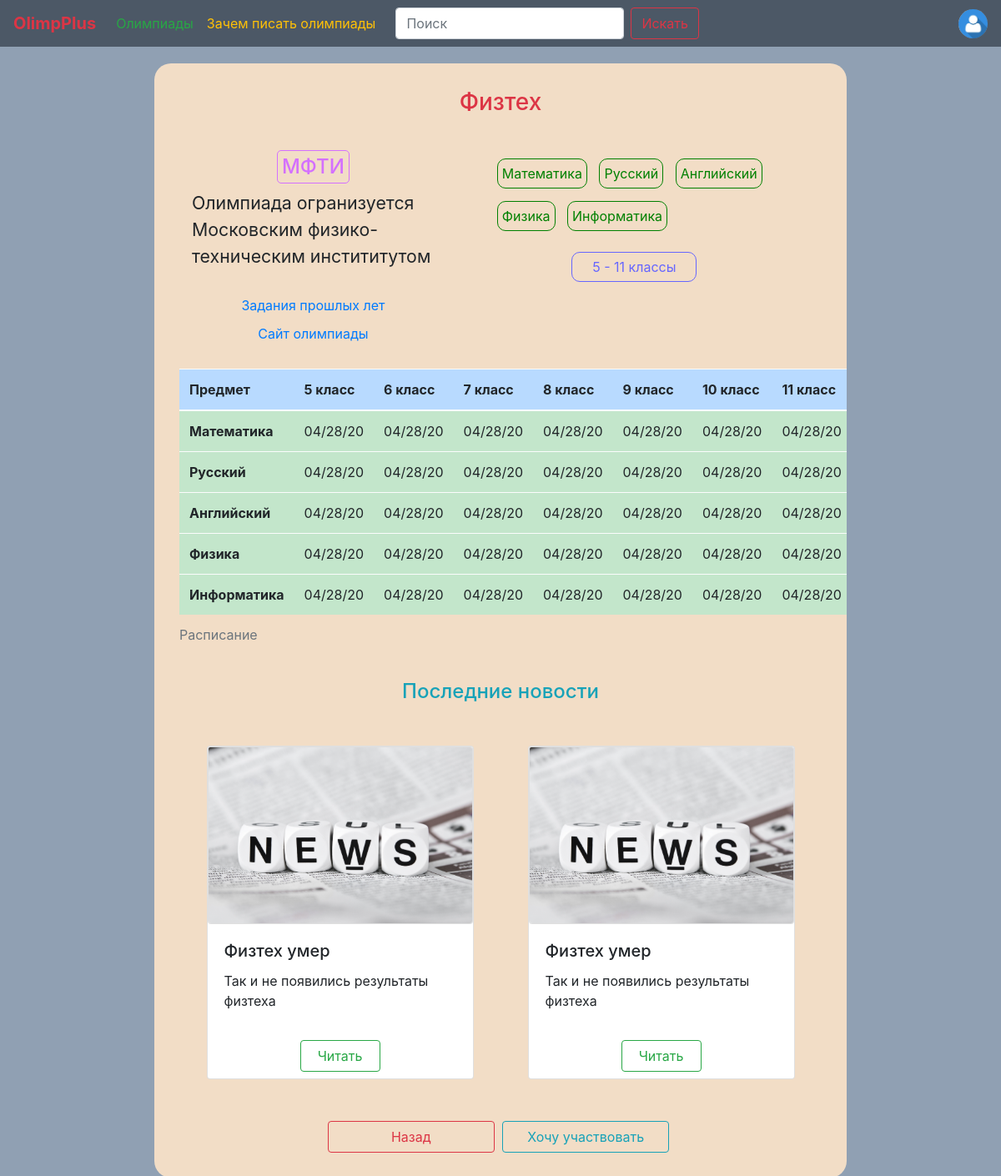
Page /particular_olimpiad/1 (signed in) on the committed database.
### data/tables/user.py (models this page shows, shortened)
class User(SqlAlchemyBase, UserMixin):
    __tablename__ = 'users'
    id = sqlalchemy.Column(sqlalchemy.Integer, primary_key=True, autoincrement=True)
    name = sqlalchemy.Column(sqlalchemy.String)
    surname = sqlalchemy.Column(sqlalchemy.String)
    fatherhood = sqlalchemy.Column(sqlalchemy.String)
    grade = sqlalchemy.Column(sqlalchemy.Integer)
    photo = sqlalchemy.Column(sqlalchemy.String)
    olimpiads = orm.relationship('Olimpiad', secondary='user_to_olimpiad', backref="users")
    email = sqlalchemy.Column(sqlalchemy.String)
    password = sqlalchemy.Column(sqlalchemy.String)

### data/tables/olimpiadsGroup.py (models this page shows, shortened)
class OlimpiadsGroup(SqlAlchemyBase):
    __tablename__ = 'olimpiads_groups'
    id = sqlalchemy.Column(sqlalchemy.Integer, primary_key=True, autoincrement=True)
    name = sqlalchemy.Column(sqlalchemy.String)
    organizer = sqlalchemy.Column(sqlalchemy.String)
    description = sqlalchemy.Column(sqlalchemy.String)
    subjects = sqlalchemy.Column(sqlalchemy.String)
    grades = sqlalchemy.Column(sqlalchemy.String)
    grades_description = sqlalchemy.Column(sqlalchemy.String)
    link = sqlalchemy.Column(sqlalchemy.String)
    cities = sqlalchemy.Column(sqlalchemy.String)
    photo = sqlalchemy.Column(sqlalchemy.String)
    news = orm.relationship('OlimpiadsGroupNews', backref='olimpiads_group_news')
    olimpiads = orm.relationship('Olimpiad', backref='olimpiads_group')

### data/tables/olimpiad.py (models this page shows, shortened)
class Olimpiad(SqlAlchemyBase):
    __tablename__ = 'olimpiads'
    id = sqlalchemy.Column(sqlalchemy.Integer, primary_key=True, autoincrement=True)
    subject = sqlalchemy.Column(sqlalchemy.String)
    grade = sqlalchemy.Column(sqlalchemy.String)
    city = sqlalchemy.Column(sqlalchemy.String)
    tasks = sqlalchemy.Column(sqlalchemy.String)
    results = sqlalchemy.Column(sqlalchemy.String)
    olimpiads_group_id = sqlalchemy.Column(sqlalchemy.Integer, sqlalchemy.ForeignKey('olimpiads_groups.id'))
    registration_data = orm.relation("OlimpiadRegistration", backref='olimpiad', uselist=False)

### data/tables/olimpiadRegistration.py (models this page shows, shortened)
class OlimpiadRegistration(SqlAlchemyBase):
    __tablename__ = 'olimpiads_registration'
    id = sqlalchemy.Column(sqlalchemy.Integer, primary_key=True, autoincrement=True)
    date = sqlalchemy.Column(sqlalchemy.DateTime)
    documents = sqlalchemy.Column(sqlalchemy.String)
    address = sqlalchemy.Column(sqlalchemy.String)
    olimpiad_id = sqlalchemy.Column(sqlalchemy.Integer, sqlalchemy.ForeignKey('olimpiads.id'))

### data/tables/olimpiadsGroupNews.py (models this page shows)
class OlimpiadsGroupNews(SqlAlchemyBase):
    __tablename__ = 'olimpiad_group_news'
    id = sqlalchemy.Column(sqlalchemy.Integer, primary_key=True, autoincrement=True)
    title = sqlalchemy.Column(sqlalchemy.String)
    description = sqlalchemy.Column(sqlalchemy.String)
    text = sqlalchemy.Column(sqlalchemy.String)
    photo = sqlalchemy.Column(sqlalchemy.String)
    date = sqlalchemy.Column(sqlalchemy.DateTime, default=datetime.datetime.now)
    olimpiad_group_id = sqlalchemy.Column(sqlalchemy.Integer, sqlalchemy.ForeignKey('olimpiads_groups.id'))

### main.py (the view)
@app.route('/particular_olimpiad/<int:olimpiad_id>')
def particular_olimpiad(olimpiad_id):
    db_session = create_session()
    item = db_session.query(OlimpiadsGroup).filter(OlimpiadsGroup.id == olimpiad_id).first()
    subjects = item.subjects.split(', ')
    all_news = sorted(db_session.query(OlimpiadsGroupNews).filter(
        OlimpiadsGroupNews.olimpiad_group_id == olimpiad_id).all(), key=lambda x: x.date)
    news_in_rows = []
    for i in range(0, min(len(all_news), 2), 2):
        news_in_rows.append(all_news[i: min(len(all_news), i + 2)])
    timetable = TimeTable(item.grades, item.subjects)
    for olimpiad in item.olimpiads:
        timetable.add(olimpiad.subject, olimpiad.grade, olimpiad.registration_data.date)
    return render_template("particular_olimpiad.html", olimpiad=item, subjects=subjects,
                           news=news_in_rows, timetable=timetable)

### data/database/all_for_session.py (called while the page is built)
def create_session() -> Session:
    global __factory
    return __factory()

### main.py (called while the page is built)
@login_manager.user_loader
def load_user(user):
    db_session = create_session()
    return db_session.query(User).get(user)

### useful_classes.py (called while the page is built)
    def add(self, subject, grade, value):
        self.empty = False
        if subject in self.dates:
            self.dates[subject][grade] = value
        else:
            self.dates[subject] = {grade: value}

### templates/particular_olimpiad.html (shortened to what this page needs)
{% extends "base.html" %}
{% block content %}
    <div class="info_block" style="background-color: #f2ddc6">
        <h3 class="text-center text-danger">{{ olimpiad.name }}</h3>
        <div class="container">
            <div class="row" style="margin-top: 40px">
                <div class="col-5">
                    <div align="center">
                        <h4 class="organizer_el" style="display:inline-block">
                            {{ olimpiad.organizer }}
                        </h4>
                    </div>
                    <p style="font-size: 16pt">{{ olimpiad.description }}</p>
                    <div class="text-center" style="margin-top: 30px">
                        <a href="../tasks/{{ olimpiad.id }}" class="card-link">Задания прошлых лет</a>
                    </div>
                    <div class="text-center" style="margin-top: 10px">
                        <a href="{{ olimpiad.link }}" class="card-link">Сайт олимпиады</a>
                    </div>
                </div>
                <div class="col">
                    <ul>
                        {% for s in subjects %}
                            <li class="subject_el">{{ s }}</li>
                        {% endfor %}
                    </ul>
                    <div class="text-center grade_el" style="margin-top: 20px">
                        {{ olimpiad.grades_description }}
                    </div>
                </div>
            </div>
        </div>
        {% if not timetable.empty %}
            <table class="table table-light table-hover" style="margin-top: 30px">
                <caption>Расписание</caption>
                <thead>
                    <tr class="table-primary">
                        <th scope="col">Предмет</th>
                        {% for grade in timetable.grades %}
                            <th scope="col">{{ grade }} класс</th>
                        {% endfor %}
                    </tr>
                </thead>
                <tbody>
                    {% for subject, grades in timetable.dates.items() %}
                    <tr class="table-success">
                        <th scope="row">{{ subject }}</th>
                        {% for grade, value in grades.items() %}
                            <td>{{ value.strftime("%D") }}</td>
                        {% endfor %}
                    </tr>
                    {% endfor %}
                </tbody>
            </table>
        {% endif %}
        {% if news %}
            <h4 class="text-center text-info" style="margin-top: 30px">Последние новости</h4>
            <div class="container" style="margin-top: 50px">
                {% for row in news %}
                    <div class="row justify-content-between" style="margin-top: 30px; margin-bottom: 20px;">
                        {% for item in row %}
                            <div class="col">
                                <div class="card" style="width: 20rem; height: 25rem; padding-bottom: 8px; margin:auto">
                                    <img src={{ item.photo }} onerror="this.src='../static/img/news/default.jpg'" class="card card-img-top">
                                    <div class="card-body">
                                        <h5 class="card-title">{{ item.title }}</h5>
                                        <p class="card-text">{{ item.description }}</p>
                                    </div>
                                    <a href="../particular_news/{{ item.id }}" class="card-link btn btn-outline-success" style="width: 6rem; margin: auto">Читать</a>
                                </div>
                            </div>
                        {% endfor %}
                    </div>
                {% endfor %}
            </div>
        {% endif %}
        <div style="text-align: center; margin-top: 50px">
            <a href="/olimpiads" class="btn btn-outline-danger" style="display: inline-block; width: 200px; margin-right: 5px">
                Назад
            </a>
            {% if current_user.is_authenticated %}
                <a href="/register_olimp/{{ olimpiad.id }}" class="btn btn-outline-info" style="display: inline-block; width: 200px; margin-right: 5px">
                    Хочу участвовать
                </a>
            {% endif %}
        </div>
    </div>
{% endblock %}

### templates/base.html (shortened to what this page needs)
<!DOCTYPE html>
<html lang="en">
<head>
    <link rel="stylesheet" href="https://stackpath.bootstrapcdn.com/bootstrap/4.4.1/css/bootstrap.min.css"
>
    <link rel="stylesheet" href="../static/css/style.css">
</head>
<body>
    <nav class="navbar navbar-expand-lg navbar-light" style="background-color: #4c5866">
        <a class="navbar-brand text-danger" href="/"><strong>OlimpPlus</strong></a>
        <div class="collapse navbar-collapse" id="menu">
            <ul class="navbar-nav mr-auto">
                <li class="nav-item">
                    <a class="nav-link text-success" href="/olimpiads">Олимпиады</a>
                </li>
                <li class="nav-item">
                    <a class="nav-link text-warning" href="#">Зачем писать олимпиады</a>
                </li>
                <form class="form-inline my-2 my-lg-0">
                    <input class="form-control mr-sm-2 ml-3" type="search" placeholder="Поиск" aria-label="Search">
                    <button class="btn btn-outline-danger my-2 my-sm-0" type="submit">Искать</button>
                </form>
            </ul>
        </div>
        {% if current_user.is_authenticated %}
            <div class="collapse navbar-collapse d-flex flex-row-reverse" id="profile">
                <ul class="navbar-nav my-2 my-lg-0">
                    <li class="nav-item dropdown btn-group">
                        <a href="#" data-toggle="dropdown" aria-haspopup="true" aria-expanded="false">
                            <img src="{{ current_user.photo }}" width="35" height="35" style="border-radius: 50%">
                        </a>
                    </li>
                </ul>
            </div>
        {% endif %}
    </nav>
    <main role="main" class="container">
        {% block content %}{% endblock %}
    </main>
</body>
</html>

### static/css/style.css (style rules this page uses)
body { background-color: #90A0B3; }
.info_block { width: 830px; padding: 30px; margin: 20px auto; border-radius: 20px; overflow: hidden; }
.subject_el { border: 1px solid green; color: green; border-radius: 10px; padding: 5px; margin: 10px 5px 5px 5px; display: inline-block; }
.grade_el { border: 1px solid #6666ff; color: #6666ff; border-radius: 10px; padding: 5px; width: 150px; margin: 0 auto; }
.organizer_el { border: 1px solid #d470ff; border-radius: 5px; color: #d470ff; padding: 5px; text-align: center; }

### rows in the picture
User: photo (placeholder picture)
OlimpiadsGroup: name "Физтех", organizer "МФТИ", description "Олимпиада огранизуется Московским физико-техническим инстититутом", grades_description "5 - 11 классы"
Olimpiad: subject "Математика"
OlimpiadRegistration: strftime "04/28/20"
OlimpiadRegistration: strftime "04/28/20"
OlimpiadRegistration: strftime "04/28/20"
OlimpiadRegistration: strftime "04/28/20"
OlimpiadRegistration: strftime "04/28/20"
Olimpiad: strftime "04/28/20"
Olimpiad: strftime "04/28/20"
Olimpiad: subject "Русский"
OlimpiadRegistration: strftime "04/28/20"
OlimpiadRegistration: strftime "04/28/20"
OlimpiadRegistration: strftime "04/28/20"
OlimpiadRegistration: strftime "04/28/20"
OlimpiadRegistration: strftime "04/28/20"
Olimpiad: strftime "04/28/20"
Olimpiad: strftime "04/28/20"
Olimpiad: subject "Английский"
OlimpiadRegistration: strftime "04/28/20"
OlimpiadRegistration: strftime "04/28/20"
OlimpiadRegistration: strftime "04/28/20"
OlimpiadRegistration: strftime "04/28/20"
OlimpiadRegistration: strftime "04/28/20"
Olimpiad: strftime "04/28/20"
Olimpiad: strftime "04/28/20"
Olimpiad: subject "Физика"
OlimpiadRegistration: strftime "04/28/20"
OlimpiadRegistration: strftime "04/28/20"
OlimpiadRegistration: strftime "04/28/20"
OlimpiadRegistration: strftime "04/28/20"
OlimpiadRegistration: strftime "04/28/20"
Olimpiad: strftime "04/28/20"
Olimpiad: strftime "04/28/20"
Olimpiad: subject "Информатика"
OlimpiadRegistration: strftime "04/28/20"
OlimpiadRegistration: strftime "04/28/20"
OlimpiadRegistration: strftime "04/28/20"
OlimpiadRegistration: strftime "04/28/20"
OlimpiadRegistration: strftime "04/28/20"
Olimpiad: strftime "04/28/20"
Olimpiad: strftime "04/28/20"
OlimpiadsGroupNews: title "Физтех умер", description "Так и не появились результаты физтеха"
OlimpiadsGroupNews: title "Физтех умер", description "Так и не появились результаты физтеха"

### other values in the picture
{{ s }} "Математика" "Русский" "Английский" "Физика" "Информатика"
{{ grade }} "5" "6" "7" "8" "9" "10" "11"
